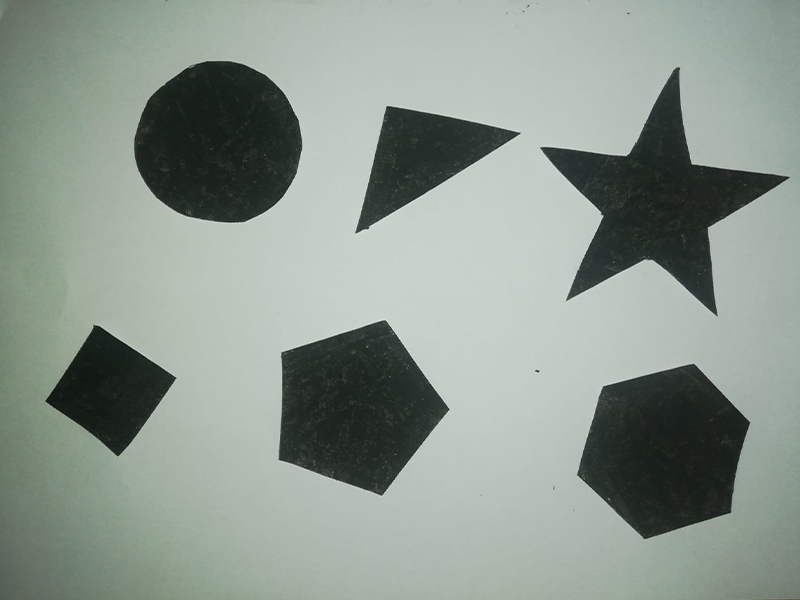
#> input picture withoutshadow/deneme.jpg, 800 x 600 px
$ python temp.py
#> lines starting #> are read from the running program, lines starting #| are printed output that depends on the picture; after the words box and inside, x2 and y2 are one past the last pixel; in counts of white or black regions, pixels touching at a corner belong together
import numpy as np
import cv2
from math import sqrt


"""
Burada 2 farklı şekilde blur aldım çünkü içbükeyi bulurken diğer bulur biraz yetersiz kaldı
"""


font=cv2.FONT_HERSHEY_COMPLEX
ilk = cv2.imread("deneme.jpg")
#> ilk is the input picture: shape (600, 800, 3); mean B, G, R 142.9, 150.9, 140.4
img2=cv2.imread("deneme.jpg")
img = cv2.GaussianBlur(ilk,(11,13),0)
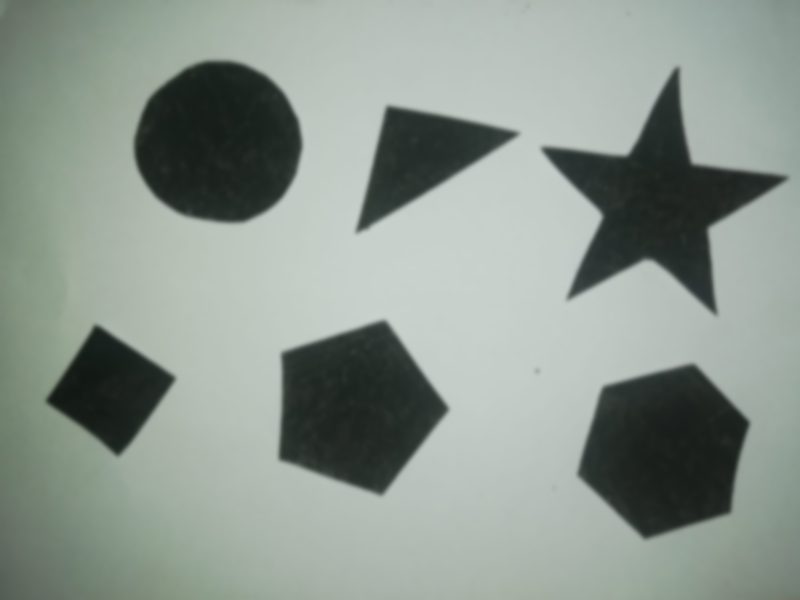
#> img: shape (600, 800, 3); mean B, G, R 142.9, 150.9, 140.4
imgic=cv2.GaussianBlur(ilk,(13,13),0)
bw = cv2.cvtColor(img, cv2.COLOR_BGR2GRAY)
bwic=cv2.cvtColor(imgic, cv2.COLOR_BGR2GRAY)


ret, bw=cv2.threshold(bw,80,255,cv2.THRESH_BINARY)
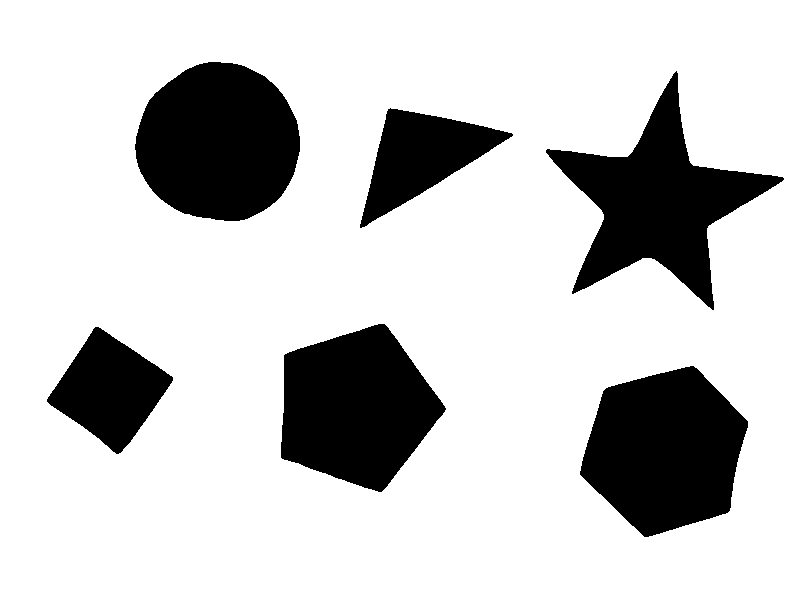
#> bw: shape (600, 800); 79.8% white; 6 black regions, box (x1, y1, x2, y2) and area: (135, 62, 300, 221) 20367, (580, 366, 748, 537) 20345, (546, 71, 784, 310) 19935, (281, 324, 446, 492) 19162, (47, 327, 173, 454) 8601, (360, 108, 513, 228) 8368
ret, bwic=cv2.threshold(bwic,80,255,cv2.THRESH_BINARY_INV)
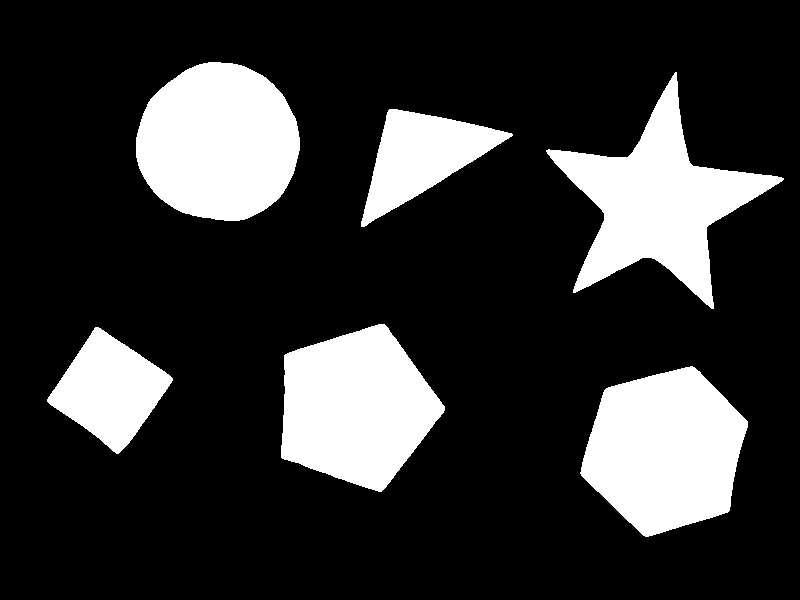
#> bwic: shape (600, 800); 20.1% white; 6 white regions


contours, hierarchy = cv2.findContours(bwic, cv2.RETR_TREE, cv2.CHAIN_APPROX_NONE)
#> contours = 6 contours; box (x1, y1, x2, y2) and area: (136, 62, 300, 221) 20080, (580, 366, 748, 537) 20066, (546, 72, 784, 309) 19428, (281, 324, 445, 492) 18864, (47, 327, 173, 454) 8434, (361, 109, 513, 227) 8120


"""
Burada Matrise  siyah beyaz olmasına göre 0 ve 1 değerlerini atadım
"""

sutun, satır = 800, 600;
Matrix = [[0 for x in range(sutun)] for y in range(satır)]

for x in range (600):
    for y in range(800):
        if(bw[x,y])==255:
            Matrix[x][y]=0

        else:
            Matrix[x][y]=1


say=0;
"""
burada köşeleri karşılaştırdım komşularıyla ve ona göre köşe sayısını buldum

"""
diskenar=[]
for x in range (600):
    for y in range(800):
        numberOfzero=0

        if Matrix[x][y]==1:
            if x>2 and x<598 and y>2 and y<798:
                for w in range (5):
                    for q in range(5):
                        if Matrix[x-2+w][y-2+q]==0:
                            numberOfzero=numberOfzero+1
            if numberOfzero>12:
                diskenar.append((x,y))


                cv2.circle(img2,(y,x),1,(0,0,255),-1)
                say=say+1
                for a in range (5):
                    for b in range(5):
                        if Matrix[x-2+a][y-2+b]==0:
                            Matrix[x-2+a][y-2+b]=2
#> img2: shape (600, 800, 3); 0.02% of pixels changed, all inside (x1, y1, x2, y2) = (46, 70, 784, 538)
#> after the loop, Matrix = 600 items; diskenar = [(71, 676), (108, 390), (133, 511), (149, 547), (177, 782), (226, 360), (291, 572), (308, 713), (324, 384), (327, 95), (354, 285), (366, 693), (376, 171), (391, 603), (401, 47), (408, 445), (421, 747), (453, 116), (457, 281), (474, 580), (491, 381), (510, 729), (536, 644)]; say = 23


sutun, satır = 800, 600;
Matrix = [[0 for x in range(sutun)] for y in range(satır)]

for x in range (600):
    for y in range(800):
        if(bwic[x,y])==255:
            Matrix[x][y]=0

        else:
            Matrix[x][y]=1


sayic=0;

for x in range (600):
    for y in range(800):
        numberOfzero=0

        if Matrix[x][y]==1:
            if x>2 and x<598 and y>2 and y<798:
                for w in range (5):
                    for q in range(5):
                        if Matrix[x-2+w][y-2+q]==0:
                            numberOfzero=numberOfzero+1
            if numberOfzero>12:
                cv2.circle(img2,(y,x),1,(0,0,255),-1)
                sayic=sayic+1
                diskenar.append((x,y))
                for a in range (5):
                    for b in range(5):
                        if Matrix[x-2+a][y-2+b]==0:
                            Matrix[x-2+a][y-2+b]=2
#> img2: shape (600, 800, 3); mean B, G, R 142.9, 150.9, 140.4
#> after the loop, diskenar = 28 pairs, first value 71 to 536, second value 47 to 782; sayic = 5


buyuksayix=0
buyuksayiy=0
kucuksayix=1000
kucuksayiy=1000

"""
burda da contourların en büyük ve en küçük değerlini buldum ve ona göre karşılaştırma yaptım

"""

for kac in range(6):

    buyuksayix=0
    buyuksayiy=0
    kucuksayix=1000
    kucuksayiy=1000
    topla=0
    for contour in range(len(contours[kac])):
        if contours[kac][contour][0][0]>buyuksayix:
            buyuksayix=contours[kac][contour][0][0]

    for contour in range(len(contours[kac])):
        if contours[kac][contour][0][1]>buyuksayiy:
            buyuksayiy=contours[kac][contour][0][1]


    for contour in range(len(contours[kac])):
            if contours[kac][contour][0][1]<kucuksayiy:
                kucuksayiy=contours[kac][contour][0][1]

    for contour in range(len(contours[kac])):
            if contours[kac][contour][0][0]<kucuksayix:
                kucuksayix=contours[kac][contour][0][0]


    for x in range (kucuksayix-10,buyuksayix+10):
            for y in range (kucuksayiy-10,buyuksayiy+10):
                for q in range (len(diskenar)):
                    if y == diskenar[q][0] and x == diskenar[q][1]:
                        topla=topla+1

    yazx=int(((buyuksayix+kucuksayix)/2)-50)
    yazy=int((buyuksayiy+kucuksayiy)/2)
    if topla<2:
        cv2.putText(ilk,"yuvarlak",(yazx,yazy),font,1,(0, 0, 255))
    elif topla==3:
        cv2.putText(ilk,"ucgen",(yazx,yazy),font,1,(0, 0, 255))
    elif topla==4:
        cv2.putText(ilk,"kare",(yazx,yazy),font,1,(0, 0, 255))
    elif topla==5:
        cv2.putText(ilk,"besgen",(yazx,yazy),font,1,(0, 0, 255))
    elif topla==6:
        cv2.putText(ilk,"altigen",(yazx,yazy),font,1,(0, 0, 255))
    elif topla>6:
        cv2.putText(ilk,"yildiz",(yazx,yazy),font,1,(0, 0, 255))
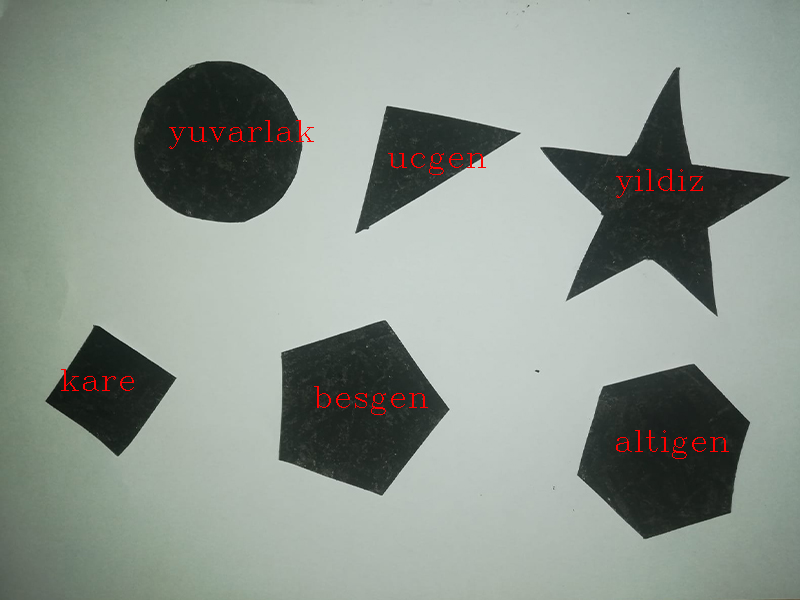
#> ilk: shape (600, 800, 3); 0.51% of pixels changed, all inside (x1, y1, x2, y2) = (61, 120, 729, 459)


cv2.imshow("img2",ilk)


cv2.waitKey(0)

cv2.destroyAllWindows()
